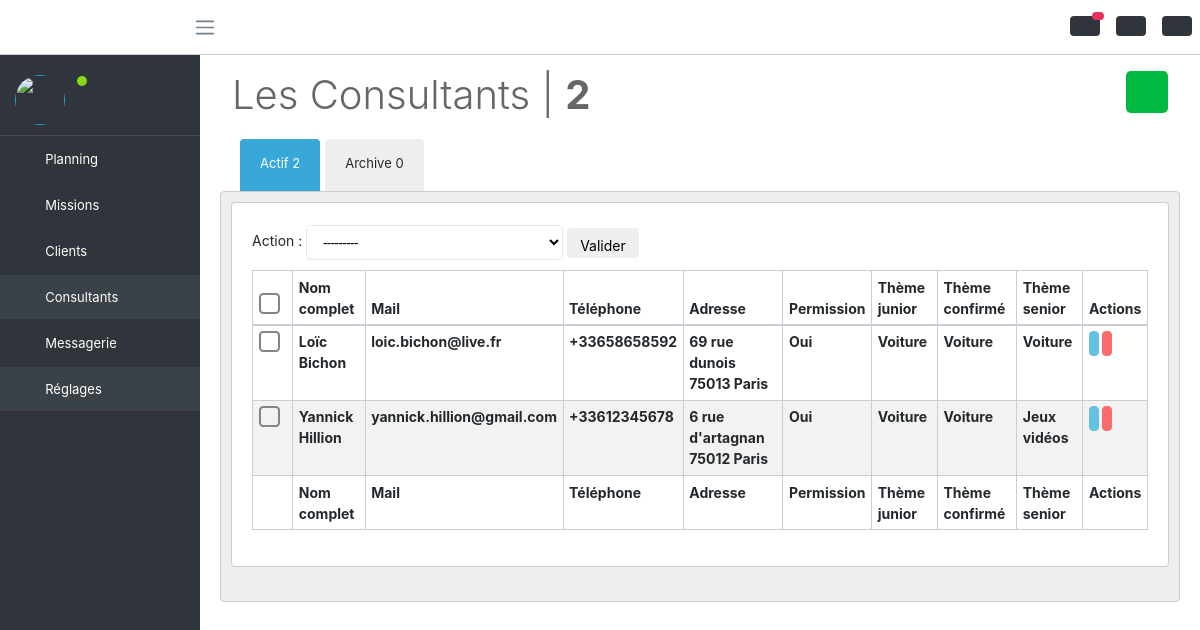
Page /consultant/ (signed in) on the committed database.
### planning/models.py (models this page shows, shortened)
class Bdd_consultants(models.Model):
	id = models.AutoField(primary_key = True)
	diminutif = models.CharField(default=' ',max_length=400)
	telephone = models.CharField(default=' ',max_length=400)
	adresse = models.CharField(default=' ',max_length=400)
	permission = models.BooleanField(default=False)
	user_django = models.OneToOneField(User, related_name='user_django')
	theme_junior = models.ManyToManyField(Bdd_theme, related_name='theme_junior')
	theme_confirme = models.ManyToManyField(Bdd_theme, related_name='theme_confirme')
	theme_senior = models.ManyToManyField(Bdd_theme, related_name='theme_senior')
	archive = models.BooleanField(default=False)
	class Meta:
		verbose_name = "Consultant"
		ordering = ['id']

class Bdd_theme(models.Model):
	id = models.AutoField(primary_key = True)
	nom = models.CharField(default=' ',max_length=400)
	class Meta:
		verbose_name = "Thème"
		ordering = ['id']

### planning/views.py (the view, shortened to what this page needs)
# urls.py: url(r'^consultant/$', views.consultants, name='consultants'),
@login_required
def consultants(request):
	if not(request.user.groups.filter(name__in=["Admin"]).exists()):
		return HttpResponseRedirect('/login')
	else:
		admin = True
	if request.POST.get('delete'):
		c = Bdd_consultants.objects.get(id = request.POST.get('id_consultant'))
		c.delete()
		messages.success(request, 'La suppression du consultant a réussi.')
	user_django = User.objects.all()
	consultants = Bdd_consultants.objects.all()
	themes = Bdd_theme.objects.all()
	nb_consultants = consultants.count()
	nb_consultants_actif = Bdd_consultants.objects.filter(archive = False).count()
	nb_consultants_archive = Bdd_consultants.objects.filter(archive = True).count()
	context = locals()
	template = "consultant.html"
	return render(request,template,context)

### planning/context_processors.py (called while the page is built)
def notif_total(request):
	msg = Bdd_messages.objects.all()
	notif_total = 0
	for m in msg:
		if m.receveur.username == request.user.username:
			if not m.lu:
				notif_total += 1
	return {"notif_total": notif_total}

### planning/templates/consultant.html (shortened to what this page needs)
{% extends 'base_planning.html' %}
{% load staticfiles %}
{% block link %}
<link href="{% static 'application/css/dataTables.bootstrap4.css' %}" rel="stylesheet">
{% endblock %}
{% block content %}
	<div class="row">
		<div class="col-md-6">
			<h1 class="titre-h1">Les Consultants | <span style="font-weight: bold;">{{nb_consultants}}</span></h1>
		</div>
		<div class="col-md-6 block-btn">
			<a class="btn btn-brand btn-lg btn-droite" type="button" href="{% url 'ajouter_consultants' %}" title="Ajouter un consultant">
			</a>
		</div>
	</div>
	<ul id="onglets">
		<li id="actif" class="actif border-radius-25" onclick="onglet('actif')">Actif {{nb_consultants_actif}}</li>
		<li id="archive" class="border-radius-25" onclick="onglet('archive')">Archive {{nb_consultants_archive}}</li>
	</ul>
	<div id="contenu" class="card">
		<form method="POST" action="" style="display: initial;"> {% csrf_token %}
			<div class="item" id="item1" style="display: block;">
				<div class="card">
					<div class="card-body">
						<div>
							<div class="action">
								<label for="action">Action&nbsp;:
									<select name="action_consultant" id="action" required="" class="form-control1" onchange="fctselect()">
										<option value="0" selected="">---------</option>
									</select>
								</label>
								<label for="action2 pl-1rem">
									<button id="button" type="submit" class="btn" title="Exécuter l'action sélectionnée" name="index" value="0" style="height: 30px">Valider</button>
								</label>
							</div>
						</div>
						<table id="DataTables_Table_0" class="table table-striped table-bordered dt-responsive nowrap" style="width:100%;overflow: auto;">
							<thead>
								<tr>
									<th><span class="check"><input type="checkbox" id="active-select-all" style="cursor: pointer;"><label style="margin-bottom: 0;" for="active-select-all"></label></span></th>
									<th>Nom complet</th>
									<th>Mail</th>
									<th>Téléphone</th>
									<th>Adresse</th>
									<th>Permission</th>
									<th>Thème junior</th>
									<th>Thème confirmé</th>
									<th>Thème senior</th>
									<th>Actions</th>
								</tr>
							</thead>
							<tbody>
								{% for consultant in consultants %}
								{% if consultant.archive == False %}
								<tr>
									<th><span class="check"><label style="margin-bottom: 0;" for="{{consultant.id}}"></label></span></th>
									<th>{{ consultant.user_django.first_name }} {{ consultant.user_django.last_name }}</th>
									<th>{{ consultant.user_django.email }}</th>
									<th>{{ consultant.telephone }}</th>
									<th>{{ consultant.adresse }}</th>
									{% if consultant.permission == True %}
									<th>Oui</th>
									{% else %}
									<th>Non</th>
									{% endif %}
									<th>
									{% for theme in consultant.theme_junior.all %}
									{{ theme.nom }}
									{% endfor %}
									</th>
									<th>
									{% for theme in consultant.theme_confirme.all %}
									{{ theme.nom }}
									{% endfor %}
									</th>
									<th>
									{% for theme in consultant.theme_senior.all %}
									{{ theme.nom }}
									{% endfor %}
									</th>
									<th>
										<form method="POST" action="" style="display: initial;">{% csrf_token %}
											<a id="button" href="{% url 'modifier_consultants' consultant.id %}" class="btn btn-info" style="padding: 0.06rem .25rem;" title="Editer">
											</a>
											<button type="submit" class="btn btn-danger" style="padding: 0.06rem .25rem;" name="delete" value="delete">
											</button>
										</form>
									</th>
								</tr>
								{% endif %}
								{% endfor %}
							</tbody>
							<tfoot>
								<tr>
									<th></th>
									<th>Nom complet</th>
									<th>Mail</th>
									<th>Téléphone</th>
									<th>Adresse</th>
									<th>Permission</th>
									<th>Thème junior</th>
									<th>Thème confirmé</th>
									<th>Thème senior</th>
									<th>Actions</th>
								</tr>
							</tfoot>
						</table>
					</div>
				</div>
			</div>
		</form>
	</div>
{% endblock %}

### planning/static/planning/css/main.css (style rules this page uses)
#onglets li { position: relative; float: left; list-style: none; padding: 14px 20px 24px; margin-right: 5px; cursor: pointer; background-color: #EEEEEE; color: #23282c; z-index: 1; }
#onglets .actif { background-color: #38a8d8; color: white; }
#contenu { clear: both; position: relative; margin: 0 20px; padding: 10px; z-index: 5; top: -6px; background-color: #EEEEEE; color: #23282c; overflow: hidden; }
select { height: 30px; }
input, textarea, select, .form-row p, form .button { margin: 2px 0; padding: 2px 3px; vertical-align: middle; font-family: "Roboto", "Lucida Grande", Verdana, Arial, sans-serif; font-weight: normal; font-size: 13px; }
li { text-decoration: none; }
ul li { padding: 1px 0; }
li, dt, dd { font-size: 13px; line-height: 20px; }
h1 { margin: 0 0 20px; font-weight: 300; font-size: 20px; color: #666; }
.form-control1 { height: calc(2.0625rem + 2px); padding: .375rem .75rem; font-size: .875rem; line-height: 1.5; color: black; background-color: #fff; background-clip: padding-box; border: 1px solid #e4e7ea; border-radius: .25rem; transition: border-color .15s ease-in-out,box-shadow .15s ease-in-out; }
.border-radius-25 { border-radius: .25rem; }
.titre-h1 { padding-left: 2rem; padding-top: 1rem;font-weight: 300; font-size: 40px; margin: 0 0 20px; font-weight: 300; color: #666 !important; }
.btn-droite { margin-bottom: 4px; float: right; margin-right: 2rem; color: #fff !important; background-color: #00b940 !important; border-color: #00b940 !important; -webkit-appearance: initial !important; }
.block-btn { padding-left: 1rem;padding-top: 1rem;font-weight: 300;font-size: 40px; }

### planning/templates/consultant.html (style rules this page uses)
.check label { position: relative; display: inline-block; padding: 0 0 0 2em; height: 1.5em; line-height: 1.5; cursor: pointer; }
.check label::before, .check label::after { position: absolute; top: 0; left: 0; display: block; width: 1.5em; height: 1.5em; }
.check label::before { content: " "; border: 2px solid #848484; border-radius: 20%; }
.check input[type="checkbox"] + label::after { content: "\2714"; color: #2c3e50; line-height: 1.5; text-align: center; }
.check input[type="checkbox"] + label::after, .check input[type=radio] + label::after { -webkit-transform: scale(0); -ms-transform: scale(0); -o-transform: scale(0); transform: scale(0); }
.check label::before, .check label::after { -webkit-transition: .25s all ease; -o-transition: .25s all ease; transition: .25s all ease; }

### rows in the picture
Bdd_consultants: user_django.first_name "Loïc", user_django.last_name "Bichon", user_django.email "loic.bichon@live.fr", telephone "+33658658592", adresse "69 rue dunois 75013 Paris", permission "Oui"
Bdd_theme: nom "Voiture"
Bdd_consultants: user_django.first_name "Yannick", user_django.last_name "Hillion", user_django.email "yannick.hillion@gmail.com", telephone "+33612345678", adresse "6 rue d'artagnan 75012 Paris", permission "Oui"
Bdd_theme: nom "Jeux vidéos"

### other values in the picture
{{ nb_consultants }} "2"
{{ nb_consultants_actif }} "2"
{{ nb_consultants_archive }} "0"
